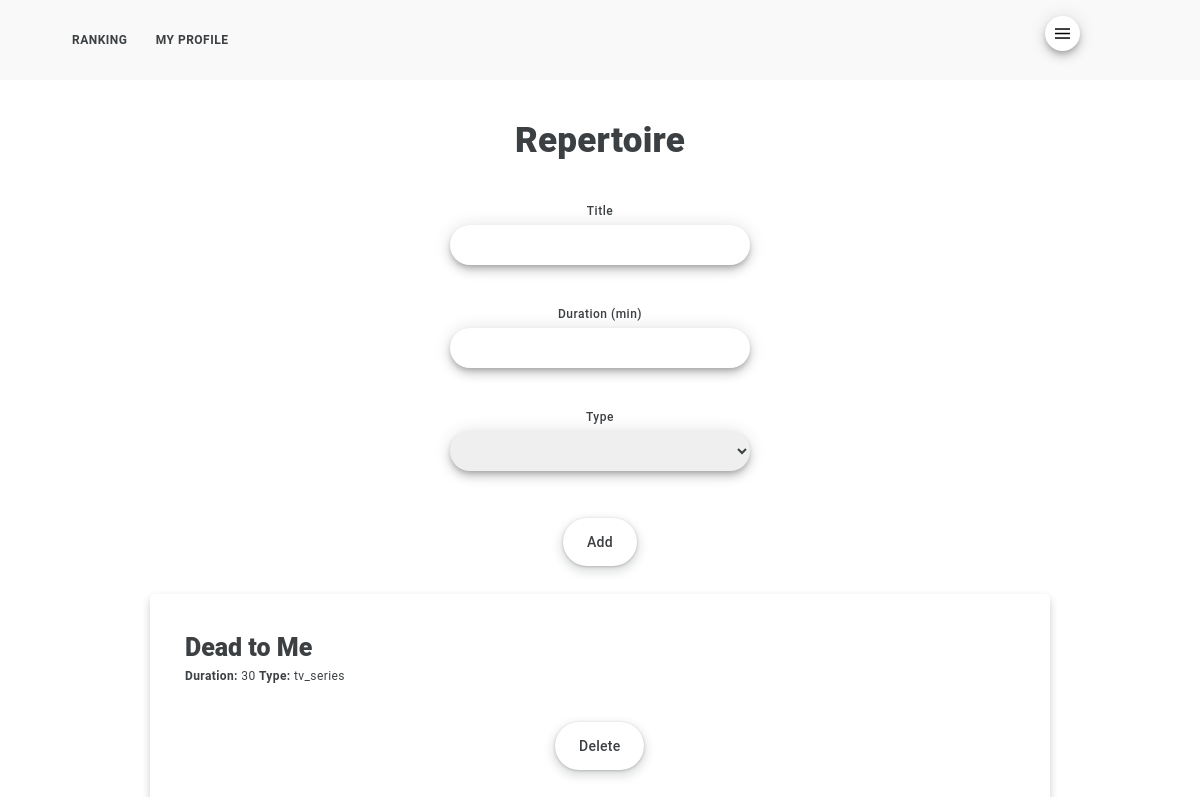
/repertoire.html (signed in), run on an earlier commit of the app's database.
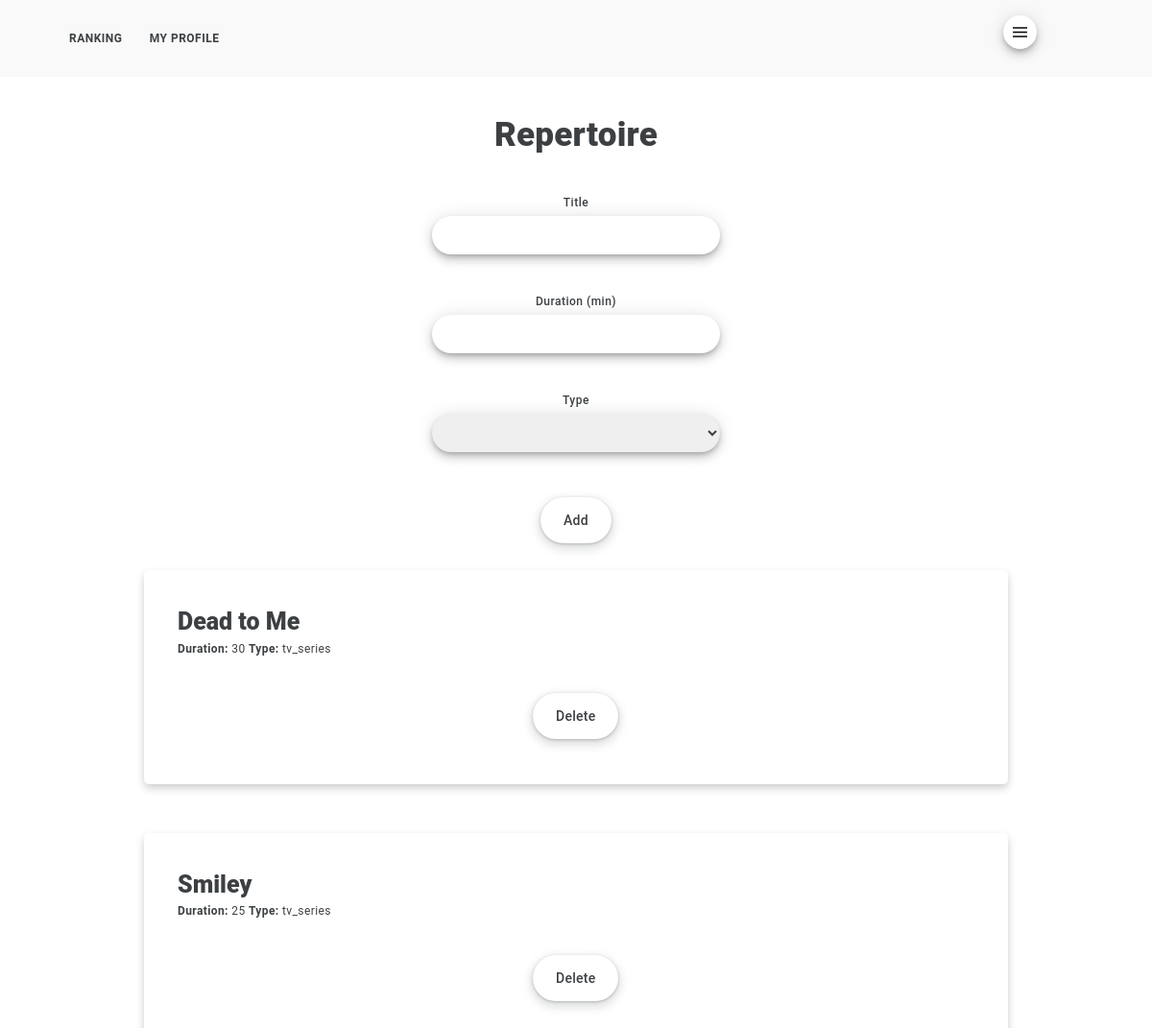
And on a later commit of the database.
### nieszkolni_app/models.py (models this page shows)
class Repertoire(models.Model):
    title = models.CharField(max_length=200, default="", primary_key=True)
    duration = models.IntegerField()
    title_type = models.CharField(max_length=200, default="")

### nieszkolni_app/views.py (the view, shortened to what this page needs)
# urls.py: path('repertoire.html', views.repertoire, name="repertoire"),
@staff_member_required
def repertoire(request):
    if request.user.is_authenticated:
        first_name = request.user.first_name
        last_name = request.user.last_name
        current_user = first_name + " " + last_name
        titles = BackOfficeManager().display_repertoire()
        return render(request, "repertoire.html", {
            "titles": titles
            })

### nieszkolni_folder/audit_manager.py (called while the page is built)
    def check_if_clocked_in(self, clocking_user):
        with connection.cursor() as cursor:
            cursor.execute(f'''
                SELECT clock_out
                FROM nieszkolni_app_audit
                WHERE clocking_user = '{clocking_user}'
                AND entry_type = 'automatic'
                AND status = 'started'
                ORDER BY stamp DESC
                LIMIT 1
                ''')
            response = cursor.fetchone()
            if response is not None:
                if response[0] == 0:
                    status = True
                else:
                    status = False
            else:
                status = False
            return status

### nieszkolni_folder/back_office_manager.py (called while the page is built)
    def display_repertoire(self):
        with connection.cursor() as cursor:
            cursor.execute(f'''
                SELECT
                title,
                duration,
                title_type
                FROM nieszkolni_app_repertoire
                ''')
            titles = cursor.fetchall()
            return titles

### nieszkolni_app/templates/repertoire.html (shortened to what this page needs)
{% extends 'base.html' %}
{% block 'content' %}
<h1>Repertoire</h1>
<form action="{% url 'repertoire' %}" method="POST">
  <div class="flex-parent jc-center">
    <div class="input_container">
      <label class="input_label">Title</label>
      <input type="text" class="input_content" name="title">
    </div>
  </div>
  <div class="flex-parent jc-center">
    <div class="input_container">
      <label class="input_label">Duration (min)</label>
      <input type="number" class="input_content" name="duration">
    </div>
  </div>
  <div class="flex-parent jc-center">
    <div class="input_container">
      <label class="input_label">Type</label>
      <select class="input_content" name="title_type">
        <option disabled selected value></option>
        <option value="tv_series">TV series</option>
      </select>
    </div>
  </div>
  <div class="flex-parent jc-center">
  	<button type="submit" class="button_main" name="repertoire_action" value="add">Add</button>
  </div>
</form>
{% for title in titles %}
	<form action="{% url 'repertoire' %}" method="POST">
		<div class="flex-parent jc-center">
			<div class="assignment_card">
			    <div class="task_card_container">
			      <div class="task_card_title">{{ title.0 }}</div>
			      <div class="task_card_details"><b>Duration:</b> {{ title.1 }} <b>Type:</b> {{ title.2 }}</div>
				<div class="flex-parent jc-center">
		  			<button type="submit" class="button_main" name="repertoire_action" value="delete">Delete</button>
		  		</div>
		    </div>
		  </div>
		</div>
	</form>
{% endfor %}
{% endblock %}

What changed in the data, as far as the page shows it:
added Repertoire: title "Smiley", duration "25", title_type "tv_series"
